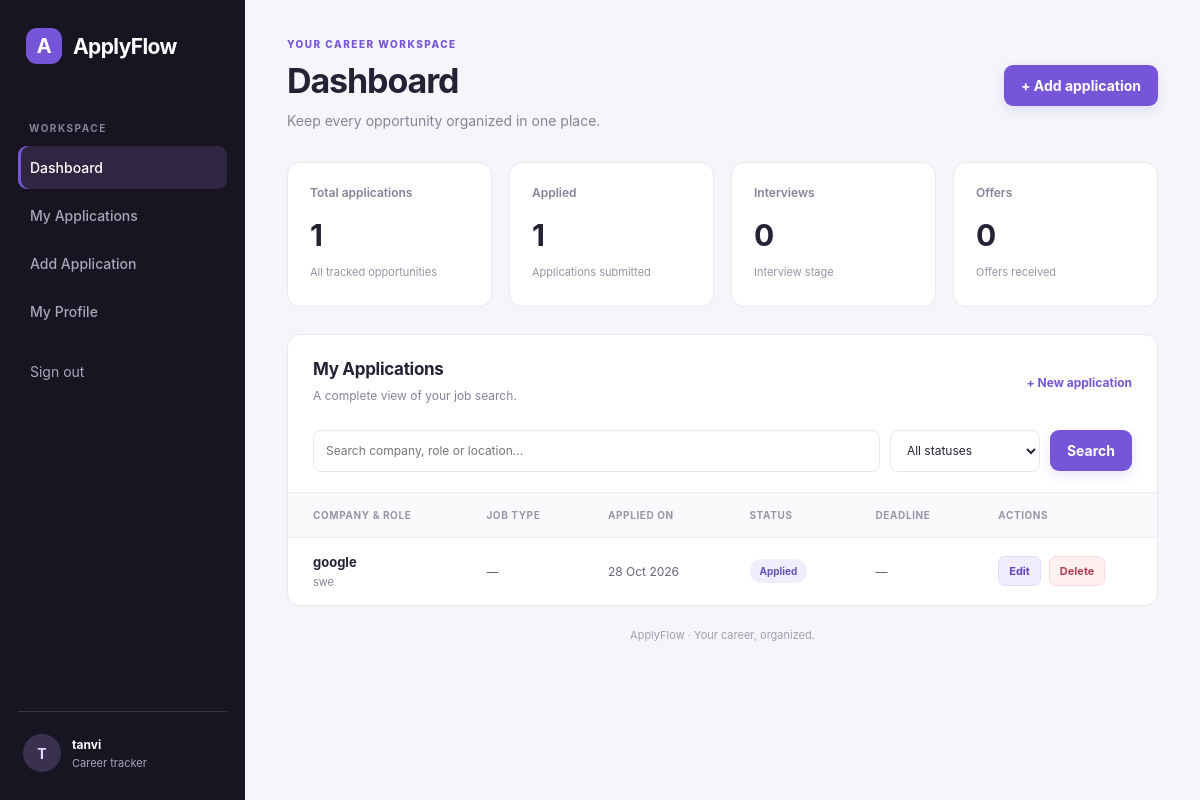
The app's page / (signed in) with its own data.
### applications/models.py (models this page shows, shortened)
class Application(models.Model):
    STATUS_CHOICES = [
        ('Applied', 'Applied'),
        ('Shortlisted', 'Shortlisted'),
        ('Interview', 'Interview'),
        ('Offer', 'Offer'),
        ('Rejected', 'Rejected'),
    ]
    user = models.ForeignKey(
        settings.AUTH_USER_MODEL,
        on_delete=models.CASCADE,
        related_name='applications',
        null=True,
        blank=True
    )
    company = models.CharField(max_length=100)
    role = models.CharField(max_length=100)
    location = models.CharField(max_length=100, blank=True)
    job_type = models.CharField(max_length=50, blank=True)
    status = models.CharField(
        max_length=20,
        choices=STATUS_CHOICES,
        default='Applied'
    )
    applied_on = models.DateField(auto_now_add=True)
    deadline = models.DateField(null=True, blank=True)
    job_link = models.URLField(blank=True)
    notes = models.TextField(blank=True)

### applications/views.py (the view)
# urls.py: path('', views.dashboard, name='dashboard'),
@login_required
def dashboard(request):
    all_applications = Application.objects.filter(user=request.user)
    applications = all_applications.order_by('-applied_on')
    query = request.GET.get('q', '').strip()
    selected_status = request.GET.get('status', '').strip()
    if query:
        applications = applications.filter(
            Q(company__icontains=query)
            | Q(role__icontains=query)
            | Q(location__icontains=query)
        )
    valid_statuses = [
        choice[0] for choice in Application.STATUS_CHOICES
    ]
    if selected_status in valid_statuses:
        applications = applications.filter(status=selected_status)
    context = {
        'applications': applications,
        'total': all_applications.count(),
        'applied': all_applications.filter(status='Applied').count(),
        'shortlisted': all_applications.filter(
            status='Shortlisted'
        ).count(),
        'interviews': all_applications.filter(
            status='Interview'
        ).count(),
        'offers': all_applications.filter(status='Offer').count(),
        'query': query,
        'selected_status': selected_status,
        'status_choices': Application.STATUS_CHOICES,
    }
    return render(
        request,
        'applications/dashboard.html',
        context
    )

### applications/templates/applications/dashboard.html (shortened to what this page needs)
{% load static %}
<!DOCTYPE html>
<html lang="en">
<head>
    <link rel="stylesheet" href="{% static 'applications/style.css' %}">
</head>
<body>
<div class="app-shell">
    <aside class="sidebar">
        <a href="{% url 'dashboard' %}" class="brand">
            <span class="brand-mark">A</span>
            <span>ApplyFlow</span>
        </a>
        <p class="sidebar-label">WORKSPACE</p>
        <a href="{% url 'dashboard' %}" class="nav-item active">
            Dashboard
        </a>
        <a href="#applications" class="nav-item">
            My Applications
        </a>
        <a href="{% url 'add_application' %}" class="nav-item">
            Add Application
        </a>
        <a href="{% url 'profile' %}" class="nav-item">
            My Profile
        </a>
        <form method="POST" action="{% url 'logout' %}" class="logout-form">
            <button type="submit" class="nav-item logout-button">
                Sign out
            </button>
        </form>
        <div class="sidebar-footer">
            <div class="profile-avatar">
                {{ request.user.username|first|upper }}
            </div>
            <div>
                <strong>
                    {{ request.user.get_full_name|default:request.user.username }}
                </strong>
                <small>Career tracker</small>
            </div>
        </div>
    </aside>
    <main class="main-content">
        <header class="topbar">
            <div>
                <p class="eyebrow">YOUR CAREER WORKSPACE</p>
                <h1>Dashboard</h1>
                <p class="muted">
                    Keep every opportunity organized in one place.
                </p>
            </div>
            <a href="{% url 'add_application' %}" class="button-primary">
                + Add application
            </a>
        </header>
        <section class="stats-grid">
            <article class="stat-card">
                <p>Total applications</p>
                <h2>{{ total }}</h2>
                <span class="stat-note">All tracked opportunities</span>
            </article>
            <article class="stat-card">
                <p>Applied</p>
                <h2>{{ applied }}</h2>
                <span class="stat-note">Applications submitted</span>
            </article>
            <article class="stat-card">
                <p>Interviews</p>
                <h2>{{ interviews }}</h2>
                <span class="stat-note">Interview stage</span>
            </article>
            <article class="stat-card">
                <p>Offers</p>
                <h2>{{ offers }}</h2>
                <span class="stat-note">Offers received</span>
            </article>
        </section>
        <section class="content-card" id="applications">
            <div class="section-heading">
                <div>
                    <h2>My Applications</h2>
                    <p class="muted">
                        A complete view of your job search.
                    </p>
                </div>
                <a href="{% url 'add_application' %}" class="text-link">
                    + New application
                </a>
            </div>
            <form method="GET" class="search-filter-form" id="searchForm">
                <div class="search-box">
                    <input
                        type="search"
                        name="q"
                        placeholder="Search company, role or location..."
                        value="{{ query }}"
                    >
                    <select name="status">
                        <option value="">All statuses</option>
                    </select>
                    <button type="submit" class="button-primary">
                        Search
                    </button>
                </div>
            </form>
            {% if applications %}
                <div class="table-wrap">
                    <table>
                        <thead>
                            <tr>
                                <th>COMPANY &amp; ROLE</th>
                                <th>JOB TYPE</th>
                                <th>APPLIED ON</th>
                                <th>STATUS</th>
                                <th>DEADLINE</th>
                                <th>ACTIONS</th>
                            </tr>
                        </thead>
                        <tbody>
                            {% for application in applications %}
                                <tr>
                                    <td>
                                        <div class="company-name">
                                            {{ application.company }}
                                        </div>
                                        <div class="role-name">
                                            {{ application.role }}
                                        </div>
                                    </td>
                                    <td>
                                        {{ application.job_type|default:"—" }}
                                    </td>
                                    <td>
                                        {{ application.applied_on|date:"d M Y" }}
                                    </td>
                                    <td>
                                        <span class="status-pill status-{{ application.status|lower }}">
                                            {{ application.status }}
                                        </span>
                                    </td>
                                    <td>
                                        {% if application.deadline %}
                                            {{ application.deadline|date:"d M Y" }}
                                        {% else %}
                                            —
                                        {% endif %}
                                    </td>
                                    <td>
                                        <div class="table-actions">
                                            <a
                                                href="{% url 'edit_application' application.pk %}"
                                                class="button-small button-edit"
                                            >
                                                Edit
                                            </a>
                                            <form
                                                method="POST"
                                                action="{% url 'delete_application' application.pk %}"
                                                onsubmit="return confirm('Are you sure you want to delete this application?');"
                                            >
                                                <button
                                                    type="submit"
                                                    class="button-small button-delete"
                                                >
                                                    Delete
                                                </button>
                                            </form>
                                        </div>
                                    </td>
                                </tr>
                            {% endfor %}
                        </tbody>
                    </table>
                </div>
            {% endif %}
        </section>
        <footer class="page-footer">
            ApplyFlow · Your career, organized.
        </footer>
    </main>
</div>
</body>
</html>

### records on screen
Application: company "google", role "swe", job_type "—", applied_on "28 Oct 2026", status "Applied"

### other values on screen
{{ request.user.username|first|upper }} "T"
{{ request.user.get_full_name|default:request.user.username }} "tanvi"
{{ total }} "1"
{{ applied }} "1"
{{ interviews }} "0"
{{ offers }} "0"
